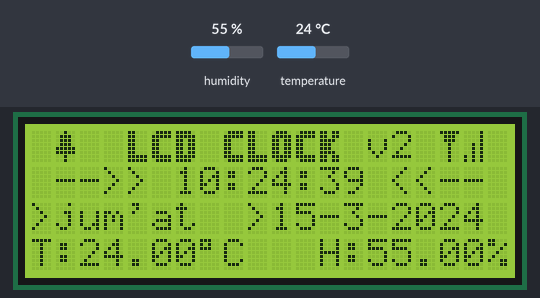
The sketch below on a simulated Arduino Uno, built with avr-gcc and run on an emulated ATmega328P. On the bench: 20×4 character LCD. Inputs (shaded band) come from the test bench; at power-on: temperature 24 °C, humidity 55 %. The local clock reads 2024-03-15 10:24:30 at power-on unless the sketch sets it.

Above: at 10.0 s.
10.1 s: temperature set to 11 °C
At 11.4 s:
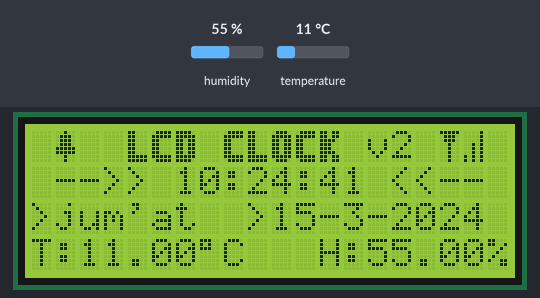
12.7 s: temperature set to 8 °C
At 13.8 s:
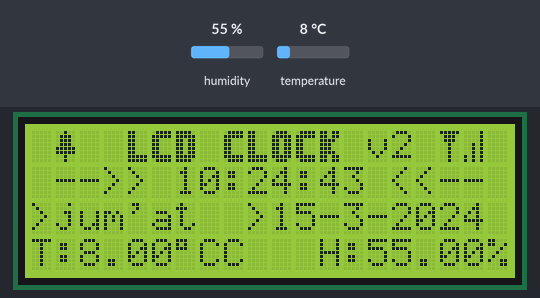
17.5 s: humidity set to 22 %
At 20.5 s:
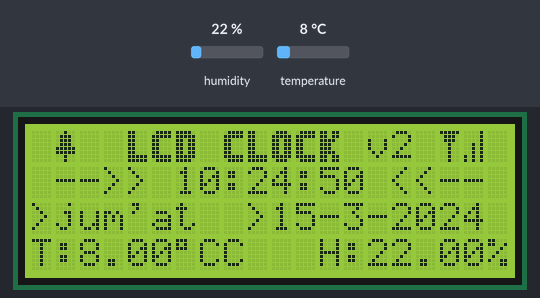
21.5 s: humidity set to 40 %
At 24.8 s:
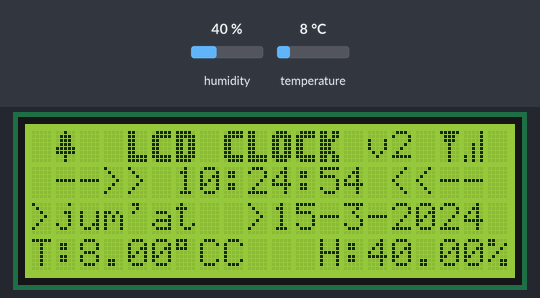
Timing chart, 0 to 26.3 s (numbered marks = the images above; inputs shaded):
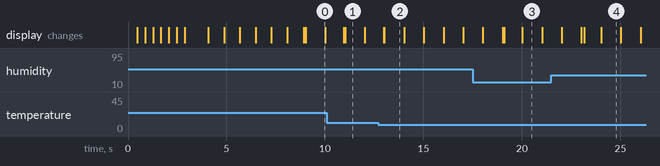

Measured:
- the behaviour switches between 10 and 9 °C on temperature (found by bisection; images 1 and 2)
- after the input at 12.7 s, the display: first changes after 0.29 s (image 2 shows a later state)
- what the display in image 0 shows lasts 1.0 s, from 9.0 s to 10.0 s

The sketch:

jam_20x4.ino
```cpp
#include <Wire.h>
#include "RTClib.h"
#include "DHT.h"
#include <LiquidCrystal.h>
#define DHTPIN 9
#define DHTTYPE DHT11
const int rs = 12, en = 11, d4 = 5, d5 = 4, d6 = 3, d7 = 2;
LiquidCrystal lcd(rs, en, d4, d5, d6, d7);
DHT dht(DHTPIN, DHTTYPE);
RTC_DS3231 rtc;
float temp, hum;

void setup () {
    Serial.begin(9600);
    Wire.begin();
    rtc.begin();
    dht.begin();
    lcd.begin(20, 4);

   byte customCharL[] = {
    0b11000,
    0b11000,
    0b11000,
    0b11000,
    0b11000,
    0b11000,
    0b11111,
    0b11111
  };
  //C
  byte customCharC[] = {
    0b01111,
    0b11111,
    0b11000,
    0b11000,
    0b11000,
    0b11000,
    0b11111,
    0b01111
  };
  //D
  byte customCharD[] = {
    0b11110,
    0b11111,
    0b11011,
    0b11011,
    0b11011,
    0b11011,
    0b11111,
    0b11110
  };
  //O
  byte customCharO[] = {
    0b01110,
    0b11111,
    0b11011,
    0b11011,
    0b11011,
    0b11011,
    0b11111,
    0b01110
  };
  //K
  byte customCharK[] = {
    0b11011,
    0b11011,
    0b11110,
    0b11100,
    0b11100,
    0b11110,
    0b11011,
    0b11011
  };
  byte customCharY[] = {
    0b11111,
    0b01110,
    0b01110,
    0b00100,
    0b00100,
    0b00100,
    0b00100,
    0b00100
  };
  byte customCharG[] = {
    0b00001,
    0b00001,
    0b00001,
    0b00101,
    0b00101,
    0b00101,
    0b10101,
    0b10101
  };
   byte customCharS[] = {
    0b00000,
    0b00000,
    0b01010,
    0b00000,
    0b10001,
    0b01110,
    0b00000,
    0b00000
  };
   byte customCharR[] = {
    0b00100,
    0b01110,
    0b01110,
    0b01110,
    0b11111,
    0b11111,
    0b00100,
    0b00100
  };


  lcd.createChar(0, customCharL);//huruf L
  lcd.createChar(1, customCharC);//huruf C
  lcd.createChar(2, customCharD);//hutuf D
  lcd.createChar(3, customCharO);//huruf O
  lcd.createChar(4, customCharK);//huruf K
  lcd.createChar(5, customCharY);//Antena
  lcd.createChar(6, customCharG);//Sinyal
  lcd.createChar(7, customCharR);//Bel


  lcd.setCursor(4,1);
  lcd.print(" "); // print space
  lcd.write((uint8_t)0);  //L
  delay(400);
  lcd.write((uint8_t)1);  //C
  delay(400);
  lcd.write((uint8_t)2);  //D
  delay(400);
  lcd.print(" "); // print space
  lcd.write((uint8_t)1);  //C
  delay(400);
  lcd.write((uint8_t)0);  //L
  delay(400);
  lcd.write((uint8_t)3);  //O
  delay(400);
  lcd.write((uint8_t)1);  //C
  delay(400);
  lcd.write((uint8_t)4);  //K
  delay(400);
  lcd.print("");
  delay(800);

  lcd.setCursor(3,2);
  lcd.print("AtmDuino 2019");
  delay(800);
  lcd.clear();
  delay(800);

  lcd.setCursor(4,1);
  lcd.print(" "); // print space
  lcd.write((uint8_t)0);  //L
  lcd.write((uint8_t)1);  //C
  lcd.write((uint8_t)2);  //D
  lcd.print(" "); // print space
  lcd.write((uint8_t)1);  //C
  lcd.write((uint8_t)0);  //L
  lcd.write((uint8_t)3);  //O
  lcd.write((uint8_t)1);  //C
  lcd.write((uint8_t)4);  //K
  lcd.print("");

  lcd.setCursor(3,2);
  lcd.print("AtmDuino 2019");
  delay(800);
  lcd.clear();
  delay(800);

  lcd.setCursor(4,1);
  lcd.print(" "); // print space
  lcd.write((uint8_t)0);  //L
  lcd.write((uint8_t)1);  //C
  lcd.write((uint8_t)2);  //D
  lcd.print(" "); // print space
  lcd.write((uint8_t)1);  //C
  lcd.write((uint8_t)0);  //L
  lcd.write((uint8_t)3);  //O
  lcd.write((uint8_t)1);  //C
  lcd.write((uint8_t)4);  //K
  lcd.print("");

  lcd.setCursor(3,2);
  lcd.print("AtmDuino 2019");
  delay(800);
  lcd.clear();
  delay(800);


   if (! rtc.begin()) {
    Serial.println("Couldn't find RTC");
    while (1);
    }
   if (rtc.lostPower()) {
    Serial.println("RTC lost power, lets set the time!");
    rtc.adjust(DateTime(F(__DATE__), F(__TIME__)));
  }
}

void loop () {
  temp = dht.readTemperature();
  hum  = dht.readHumidity();
  DateTime now = rtc.now();

    lcd.setCursor(1,0);  //Penampil Nama Jam
    lcd.write((uint8_t)7);//bell
    lcd.setCursor(3,0);
    lcd.print(" "); // print space
    lcd.write((uint8_t)0);  //L
    lcd.write((uint8_t)1);  //C
    lcd.write((uint8_t)2);  //D
    lcd.print(" "); // print space
    lcd.write((uint8_t)1);  //C
    lcd.write((uint8_t)0);  //L
    lcd.write((uint8_t)3);  //O
    lcd.write((uint8_t)1);  //C
    lcd.write((uint8_t)4);  //K
    lcd.print(" v2 ");
    lcd.write((uint8_t)5);  //antena
    lcd.write((uint8_t)6);  //signal

    lcd.setCursor(0, 1); //Penampil JAM
    lcd.print(" -->> ");
    if (now.hour()<10)
    lcd.print('0');
    lcd.print(now.hour(), DEC);
    lcd.print(':');
     if (now.minute()<10)
    lcd.print('0');
    lcd.print(now.minute(), DEC);
    lcd.print(':');
    if (now.second()<10)
    lcd.print('0');
    lcd.print(now.second(), DEC);
    lcd.print(" <<-- ");


    lcd.setCursor(0,2); //Penampil Hari
    lcd.print(">");
   int hari = now.dayOfTheWeek();
   switch(hari)
   {
     case 1:
     lcd.print("Senin");
     break;
     case 2:
     lcd.print("Selasa");
     break;
     case 3:
     lcd.print("  Rabu");
     break;
     case 4:
     lcd.print(" Kamis");
     break;
     case 5:
     lcd.print("jum'at");
     break;
     case 6:
     lcd.print(" Sabtu");
     break;
     case 0:
     lcd.print("Minggu");
     break;
    delay(1000);
}
    lcd.setCursor(9,2);  //Penampil Kalender
    lcd.print(">");
    lcd.setCursor(10,2);
    lcd.print(now.day(), DEC);
    lcd.print('-');
    lcd.print(now.month(), DEC);
    lcd.print('-');
    lcd.print(now.year(), DEC);

    lcd.setCursor(0, 3);  //Penampil Suhu
    lcd.print("T:");
    lcd.print(temp);
    lcd.write(0b11011111);
    lcd.print("C");

    lcd.setCursor(12, 3);  //Penampil Kelembapan
    lcd.print("H:");
    lcd.print(hum);
    lcd.print("%");


}
```
